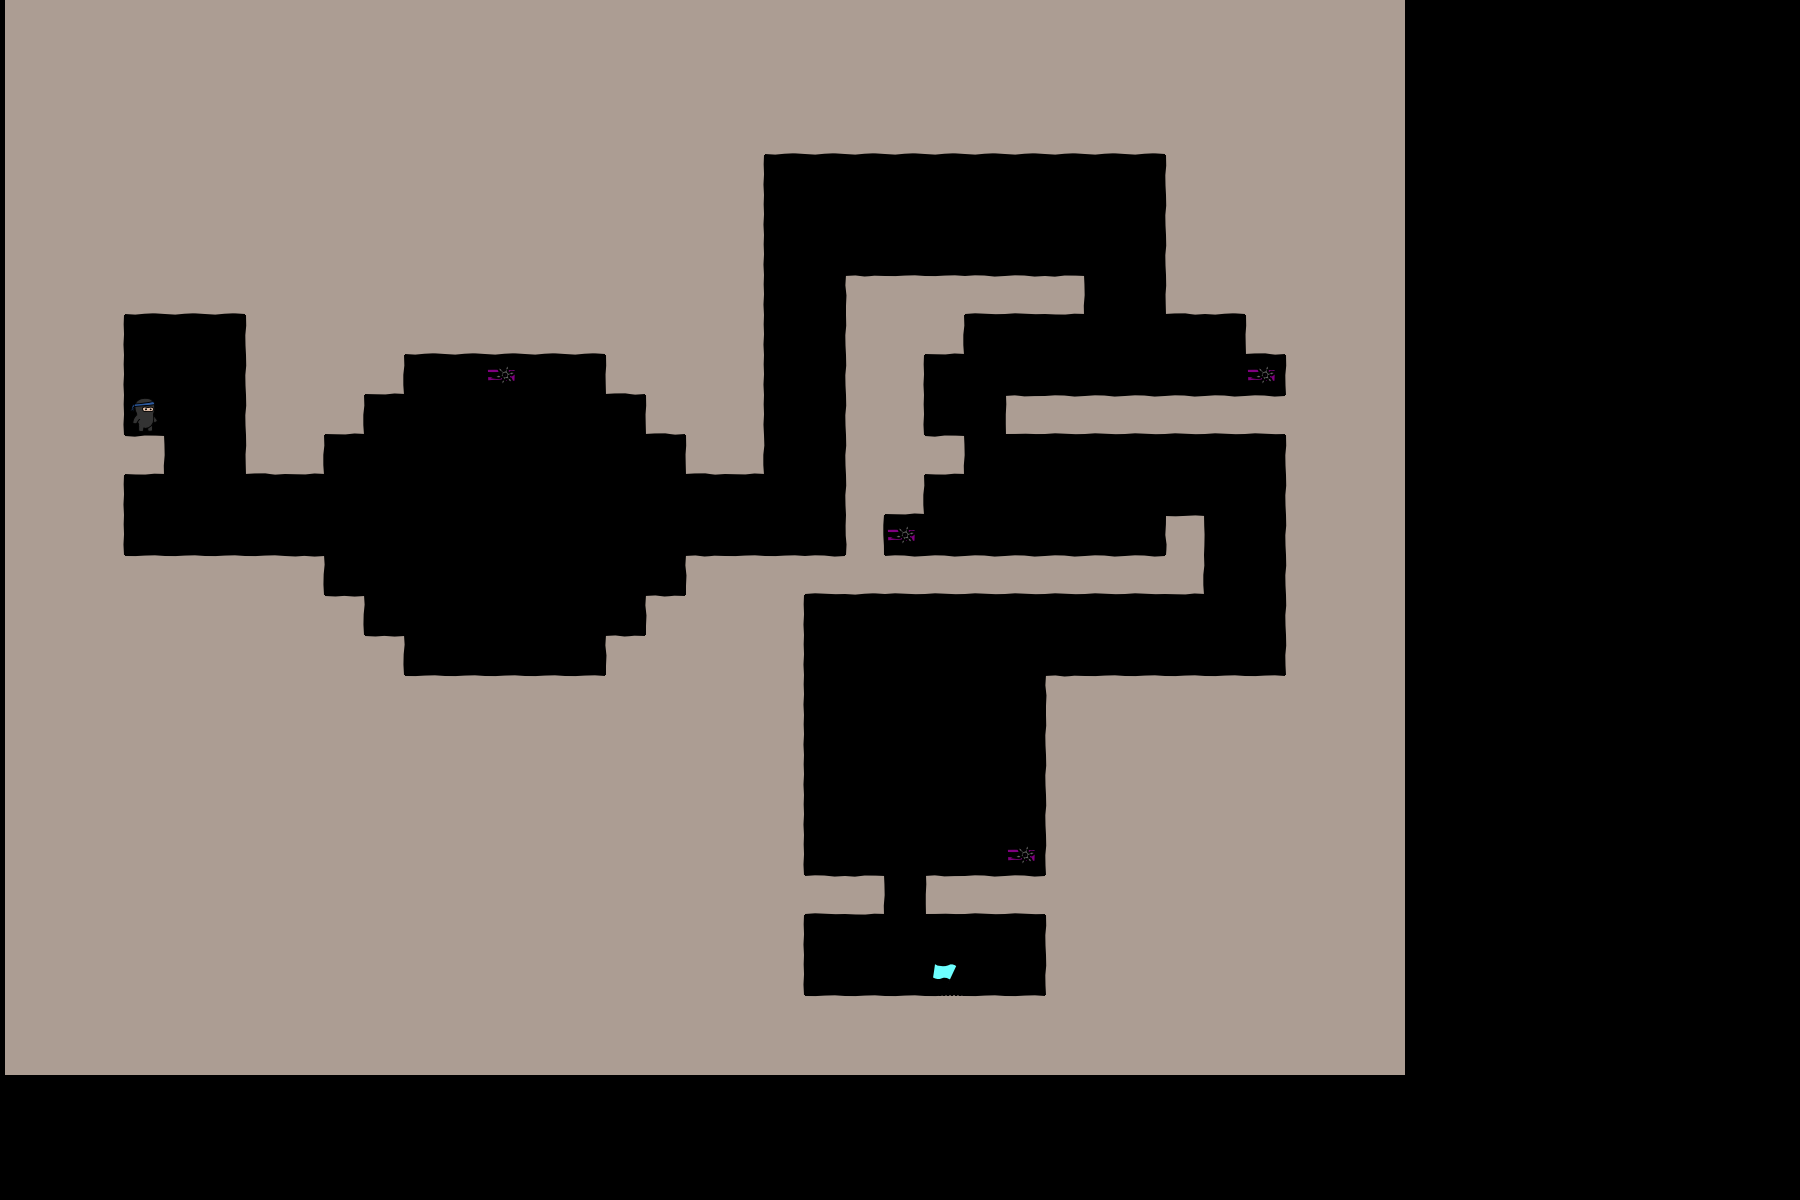

A 2D game scene composited from a Tiled map and its tileset images. What follows is a short description and the map's XML, with every tile layer's data as written:
An orthogonal 45x30 tile map with 40x40 px tiles, 3 tile layers (bg, objects, fg), 2 tilesets.

<map version="1.0" orientation="orthogonal" width="45" height="30" tilewidth="40" tileheight="40">
 <tileset firstgid="1" name="world1" tilewidth="50" tileheight="50">
  <image source="world1.png" width="400" height="400" />
 </tileset>
 <tileset firstgid="65" name="objectpalette" tilewidth="50" tileheight="50">
  <image source="objectpalette.png" width="400" height="400" />
 </tileset>
 <layer name="bg" width="35" height="27">
  <data encoding="csv">  18,18,18,18,18,18,18,18,18,18,18,18,18,18,18,18,18,18,18,18,18,18,18,18,18,18,18,18,18,18,18,18,18,18,18,
  18,18,18,18,18,18,18,18,18,18,18,18,18,18,18,18,18,18,18,18,18,18,18,18,18,18,18,18,18,18,18,18,18,18,18,
  18,18,18,18,18,18,18,18,18,18,18,18,18,18,18,18,18,18,18,18,18,18,18,18,18,18,18,18,18,18,18,18,18,18,18,
  18,18,18,18,18,18,18,18,18,18,18,18,18,18,18,18,18,18,18,26,26,26,26,26,26,26,26,26,26,18,18,18,18,18,18,
  18,18,18,18,18,18,18,18,18,18,18,18,18,18,18,18,18,18,19,0,0,0,0,0,0,0,0,0,0,17,18,18,18,18,18,
  18,18,18,18,18,18,18,18,18,18,18,18,18,18,18,18,18,18,19,0,0,0,0,0,0,0,0,0,0,17,18,18,18,18,18,
  18,18,18,18,18,18,18,18,18,18,18,18,18,18,18,18,18,18,19,0,0,0,0,0,0,0,0,0,0,17,18,18,18,18,18,
  18,18,18,26,26,26,18,18,18,18,18,18,18,18,18,18,18,18,19,0,0,9,10,10,2,2,3,0,0,25,26,18,18,18,18,
  18,18,19,0,0,0,17,18,18,18,26,26,26,26,26,18,18,18,19,0,0,17,18,27,0,0,0,0,0,0,0,25,18,18,18,
  18,18,19,0,0,0,17,18,18,27,0,0,0,0,0,25,18,18,19,0,0,17,19,0,0,0,0,0,0,0,0,0,17,18,18,
  18,18,19,0,0,0,17,18,27,0,0,0,0,0,0,0,25,18,19,0,0,17,19,0,0,1,2,2,2,2,2,2,18,18,18,
  18,18,18,3,0,0,25,27,0,0,0,0,0,0,0,0,0,25,27,0,0,17,18,3,0,0,0,0,0,0,0,0,17,18,18,
  18,18,19,0,0,0,0,0,0,0,0,0,0,0,0,0,0,0,0,0,0,17,27,0,0,0,0,0,0,0,0,0,17,18,18,
  18,18,19,0,0,0,0,0,0,0,0,0,0,0,0,0,0,0,0,0,0,20,0,0,0,0,0,0,0,12,0,0,17,18,18,
  18,18,18,10,10,10,10,11,0,0,0,0,0,0,0,0,0,9,10,10,2,26,2,2,2,2,2,2,2,27,0,0,17,18,18,
  18,18,18,18,18,18,18,18,11,0,0,0,0,0,0,0,9,18,18,19,0,0,0,0,0,0,0,0,0,0,0,0,17,18,18,
  18,18,18,18,18,18,18,18,18,11,0,0,0,0,0,9,18,18,18,19,0,0,0,0,0,0,0,0,0,0,0,0,17,18,18,
  18,18,18,18,18,18,18,18,18,18,10,10,10,10,10,18,18,18,18,19,0,0,0,0,0,0,9,10,10,10,10,10,18,18,18,
  18,18,18,18,18,18,18,18,18,18,18,18,18,18,18,18,18,18,18,19,0,0,0,0,0,0,17,18,18,18,18,18,18,18,18,
  18,18,18,18,18,18,18,18,18,18,18,18,18,18,18,18,18,18,18,19,0,0,0,0,0,0,17,18,18,18,18,18,18,18,18,
  18,18,18,18,18,18,18,18,18,18,18,18,18,18,18,18,18,18,18,19,0,0,0,0,0,0,17,18,18,18,18,18,18,18,18,
  18,18,18,18,18,18,18,18,18,18,18,18,18,18,18,18,18,18,18,19,0,0,0,0,0,0,17,18,18,18,18,18,18,18,18,
  18,18,18,18,18,18,18,18,18,18,18,18,18,18,18,18,18,18,18,18,2,3,0,1,2,2,18,18,18,18,18,18,18,18,18,
  18,18,18,18,18,18,18,18,18,18,18,18,18,18,18,18,18,18,18,19,0,0,0,0,0,0,17,18,18,18,18,18,18,18,18,
  18,18,18,18,18,18,18,18,18,18,18,18,18,18,18,18,18,18,18,19,0,0,0,0,0,0,17,18,18,18,18,18,18,18,18,
  18,18,18,18,18,18,18,18,18,18,18,18,18,18,18,18,18,18,18,18,10,10,10,10,10,10,18,18,18,18,18,18,18,18,18,
  18,18,18,18,18,18,18,18,18,18,18,18,18,18,18,18,18,18,18,18,18,18,18,18,18,18,18,18,18,18,18,18,18,18,18
</data>
 </layer>
 <layer name="objects" width="35" height="27">
  <data encoding="csv">
  0,0,0,0,0,0,0,0,0,0,0,0,0,0,0,0,0,0,0,0,0,0,0,0,0,0,0,0,0,0,0,0,0,0,0,
  0,0,0,0,0,0,0,0,0,0,0,0,0,0,0,0,0,0,0,0,0,0,0,0,0,0,0,0,0,0,0,0,0,0,0,
  0,0,0,0,0,0,0,0,0,0,0,0,0,0,0,0,0,0,0,0,0,0,0,0,0,0,0,0,0,0,0,0,0,0,0,
  0,0,0,0,0,0,0,0,0,0,0,0,0,0,0,0,0,0,0,0,0,0,0,0,0,0,0,0,0,0,0,0,0,0,0,
  0,0,0,0,0,0,0,0,0,0,0,0,0,0,0,0,0,0,0,0,0,0,0,0,0,0,0,0,0,0,0,0,0,0,0,
  0,0,0,0,0,0,0,0,0,0,0,0,0,0,0,0,0,0,0,0,0,0,0,0,0,0,0,0,0,0,0,0,0,0,0,
  0,0,0,0,0,0,0,0,0,0,0,0,0,0,0,0,0,0,0,0,0,0,0,0,0,0,0,0,0,0,0,0,0,0,0,
  0,0,0,0,0,0,0,0,0,0,0,0,0,0,0,0,0,0,0,0,0,0,0,0,0,0,0,0,0,0,0,0,0,0,0,
  0,0,0,0,0,0,0,0,0,0,0,0,0,0,0,0,0,0,0,0,0,0,0,0,0,0,0,0,0,0,0,0,0,0,0,
  0,0,0,0,0,0,0,0,0,0,0,0,76,0,0,0,0,0,0,0,0,0,0,0,0,0,0,0,0,0,0,76,0,0,0,
  0,0,0,65,0,0,0,0,0,0,0,0,0,0,0,0,0,0,0,0,0,0,0,0,0,0,0,0,0,0,0,0,0,0,0,
  0,0,0,0,0,0,0,0,0,0,0,0,0,0,0,0,0,0,0,0,0,0,0,0,0,0,0,0,0,0,0,0,0,0,0,
  0,0,0,0,0,0,0,0,0,0,0,0,0,0,0,0,0,0,0,0,0,0,0,0,0,0,0,0,0,0,0,0,0,0,0,
  0,0,0,0,0,0,0,0,0,0,0,0,0,0,0,0,0,0,0,0,0,0,76,0,0,0,0,0,0,0,0,0,0,0,0,
  0,0,0,0,0,0,0,0,0,0,0,0,0,0,0,0,0,0,0,0,0,0,0,0,0,0,0,0,0,0,0,0,0,0,0,
  0,0,0,0,0,0,0,0,0,0,0,0,0,0,0,0,0,0,0,0,0,0,0,0,0,0,0,0,0,0,0,0,0,0,0,
  0,0,0,0,0,0,0,0,0,0,0,0,0,0,0,0,0,0,0,0,0,0,0,0,0,0,0,0,0,0,0,0,0,0,0,
  0,0,0,0,0,0,0,0,0,0,0,0,0,0,0,0,0,0,0,0,0,0,0,0,0,0,0,0,0,0,0,0,0,0,0,
  0,0,0,0,0,0,0,0,0,0,0,0,0,0,0,0,0,0,0,0,0,0,0,0,0,0,0,0,0,0,0,0,0,0,0,
  0,0,0,0,0,0,0,0,0,0,0,0,0,0,0,0,0,0,0,0,0,0,0,0,0,0,0,0,0,0,0,0,0,0,0,
  0,0,0,0,0,0,0,0,0,0,0,0,0,0,0,0,0,0,0,0,0,0,0,0,0,0,0,0,0,0,0,0,0,0,0,
  0,0,0,0,0,0,0,0,0,0,0,0,0,0,0,0,0,0,0,0,0,0,0,0,0,76,0,0,0,0,0,0,0,0,0,
  0,0,0,0,0,0,0,0,0,0,0,0,0,0,0,0,0,0,0,0,0,0,0,0,0,0,0,0,0,0,0,0,0,0,0,
  0,0,0,0,0,0,0,0,0,0,0,0,0,0,0,0,0,0,0,0,0,0,0,0,0,0,0,0,0,0,0,0,0,0,0,
  0,0,0,0,0,0,0,0,0,0,0,0,0,0,0,0,0,0,0,0,0,0,0,66,0,0,0,0,0,0,0,0,0,0,0,
  0,0,0,0,0,0,0,0,0,0,0,0,0,0,0,0,0,0,0,0,0,0,0,0,0,0,0,0,0,0,0,0,0,0,0,
  0,0,0,0,0,0,0,0,0,0,0,0,0,0,0,0,0,0,0,0,0,0,0,0,0,0,0,0,0,0,0,0,0,0,0
</data>
 </layer>
 <layer name="fg" width="35" height="27">
  <data encoding="csv">
  0,0,0,0,0,0,0,0,0,0,0,0,0,0,0,0,0,0,0,0,0,0,0,0,0,0,0,0,0,0,0,0,0,0,0,
  0,0,0,0,0,0,0,0,0,0,0,0,0,0,0,0,0,0,0,0,0,0,0,0,0,0,0,0,0,0,0,0,0,0,0,
  0,0,0,0,0,0,0,0,0,0,0,0,0,0,0,0,0,0,0,0,0,0,0,0,0,0,0,0,0,0,0,0,0,0,0,
  0,0,0,0,0,0,0,0,0,0,0,0,0,0,0,0,0,0,0,0,0,0,0,0,0,0,0,0,0,0,0,0,0,0,0,
  0,0,0,0,0,0,0,0,0,0,0,0,0,0,0,0,0,0,0,0,0,0,0,0,0,0,0,0,0,0,0,0,0,0,0,
  0,0,0,0,0,0,0,0,0,0,0,0,0,0,0,0,0,0,0,0,0,0,0,0,0,0,0,0,0,0,0,0,0,0,0,
  0,0,0,0,0,0,0,0,0,0,0,0,0,0,0,0,0,0,0,0,0,0,0,0,0,0,0,0,0,0,0,0,0,0,0,
  0,0,0,0,0,0,0,0,0,0,0,0,0,0,0,0,0,0,0,0,0,0,0,0,0,0,0,0,0,0,0,0,0,0,0,
  0,0,0,0,0,0,0,0,0,0,0,0,0,0,0,0,0,0,0,0,0,0,0,0,0,0,0,0,0,0,0,0,0,0,0,
  0,0,0,0,0,0,0,0,0,0,0,0,0,0,0,0,0,0,0,0,0,0,0,0,0,0,0,0,0,0,0,0,0,0,0,
  0,0,0,0,0,0,0,0,0,0,0,0,0,0,0,0,0,0,0,0,0,0,0,0,0,0,0,0,0,0,0,0,0,0,0,
  0,0,0,0,0,0,0,0,0,0,0,0,0,0,0,0,0,0,0,0,0,0,0,0,0,0,0,0,0,0,0,0,0,0,0,
  0,0,0,0,0,0,0,0,0,0,0,0,0,0,0,0,0,0,0,0,0,0,0,0,0,0,0,0,0,0,0,0,0,0,0,
  0,0,0,0,0,0,0,0,0,0,0,0,0,0,0,0,0,0,0,0,0,0,0,0,0,0,0,0,0,0,0,0,0,0,0,
  0,0,0,0,0,0,0,0,0,0,0,0,0,0,0,0,0,0,0,0,0,0,0,0,0,0,0,0,0,0,0,0,0,0,0,
  0,0,0,0,0,0,0,0,0,0,0,0,0,0,0,0,0,0,0,0,0,0,0,0,0,0,0,0,0,0,0,0,0,0,0,
  0,0,0,0,0,0,0,0,0,0,0,0,0,0,0,0,0,0,0,0,0,0,0,0,0,0,0,0,0,0,0,0,0,0,0,
  0,0,0,0,0,0,0,0,0,0,0,0,0,0,0,0,0,0,0,0,0,0,0,0,0,0,0,0,0,0,0,0,0,0,0,
  0,0,0,0,0,0,0,0,0,0,0,0,0,0,0,0,0,0,0,0,0,0,0,0,0,0,0,0,0,0,0,0,0,0,0,
  0,0,0,0,0,0,0,0,0,0,0,0,0,0,0,0,0,0,0,0,0,0,0,0,0,0,0,0,0,0,0,0,0,0,0,
  0,0,0,0,0,0,0,0,0,0,0,0,0,0,0,0,0,0,0,0,0,0,0,0,0,0,0,0,0,0,0,0,0,0,0,
  0,0,0,0,0,0,0,0,0,0,0,0,0,0,0,0,0,0,0,0,0,0,0,0,0,0,0,0,0,0,0,0,0,0,0,
  0,0,0,0,0,0,0,0,0,0,0,0,0,0,0,0,0,0,0,0,0,0,0,0,0,0,0,0,0,0,0,0,0,0,0,
  0,0,0,0,0,0,0,0,0,0,0,0,0,0,0,0,0,0,0,0,0,0,0,0,0,0,0,0,0,0,0,0,0,0,0,
  0,0,0,0,0,0,0,0,0,0,0,0,0,0,0,0,0,0,0,0,0,0,0,0,0,0,0,0,0,0,0,0,0,0,0,
  0,0,0,0,0,0,0,0,0,0,0,0,0,0,0,0,0,0,0,0,0,0,0,0,0,0,0,0,0,0,0,0,0,0,0,
  0,0,0,0,0,0,0,0,0,0,0,0,0,0,0,0,0,0,0,0,0,0,0,0,0,0,0,0,0,0,0,0,0,0,0
</data>
 </layer>
</map>
